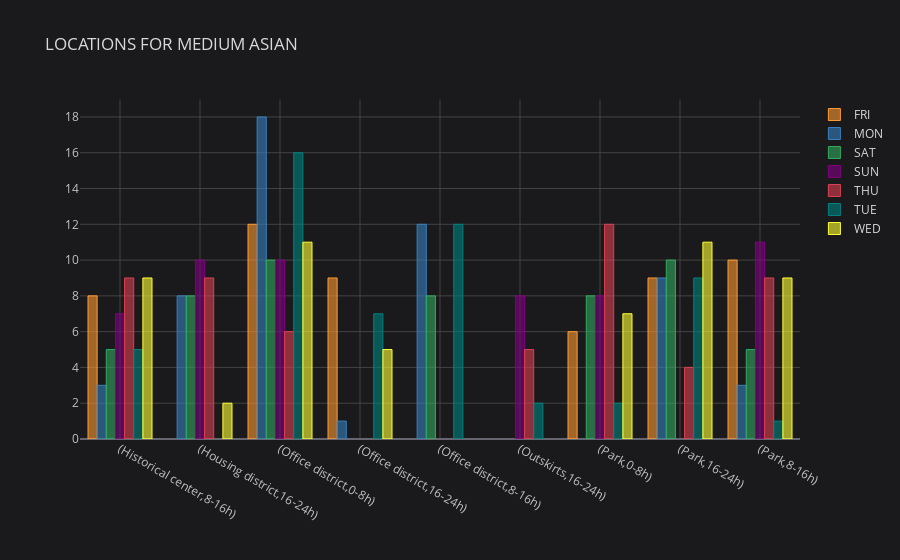

Notebook source saved alongside this figure:
### Code cell
medium_asian.iplot(kind='bar', title='LOCATIONS FOR MEDIUM ASIAN')

### Figure 1 — Plotly figure (JSON) as saved in the notebook; plotly's stock layout.template omitted (floating-point values rounded to 4 significant figures)
{"data": [{"marker": {"color": "rgba(255, 153, 51, 0.6)", "line": {"color": "rgba(255, 153, 51, 1.0)", "width": 1}}, "name": "FRI", "orientation": "v", "text": "", "x": ["(Historical center,8-16h)", "(Housing district,16-24h)", "(Office district,0-8h)", "(Office district,16-24h)", "(Office district,8-16h)", "(Outskirts,16-24h)", "(Park,0-8h)", "(Park,16-24h)", "(Park,8-16h)"], "y": [8.0, "", 12.0, 9.0, "", "", 6.0, 9.0, 10.0], "type": "bar"}, {"marker": {"color": "rgba(55, 128, 191, 0.6)", "line": {"color": "rgba(55, 128, 191, 1.0)", "width": 1}}, "name": "MON", "orientation": "v", "text": "", "x": ["(Historical center,8-16h)", "(Housing district,16-24h)", "(Office district,0-8h)", "(Office district,16-24h)", "(Office district,8-16h)", "(Outskirts,16-24h)", "(Park,0-8h)", "(Park,16-24h)", "(Park,8-16h)"], "y": [3.0, 8.0, 18.0, 1.0, 12.0, "", "", 9.0, 3.0], "type": "bar"}, {"marker": {"color": "rgba(50, 171, 96, 0.6)", "line": {"color": "rgba(50, 171, 96, 1.0)", "width": 1}}, "name": "SAT", "orientation": "v", "text": "", "x": ["(Historical center,8-16h)", "(Housing district,16-24h)", "(Office district,0-8h)", "(Office district,16-24h)", "(Office district,8-16h)", "(Outskirts,16-24h)", "(Park,0-8h)", "(Park,16-24h)", "(Park,8-16h)"], "y": [5.0, 8.0, 10.0, "", 8.0, "", 8.0, 10.0, 5.0], "type": "bar"}, {"marker": {"color": "rgba(128, 0, 128, 0.6)", "line": {"color": "rgba(128, 0, 128, 1.0)", "width": 1}}, "name": "SUN", "orientation": "v", "text": "", "x": ["(Historical center,8-16h)", "(Housing district,16-24h)", "(Office district,0-8h)", "(Office district,16-24h)", "(Office district,8-16h)", "(Outskirts,16-24h)", "(Park,0-8h)", "(Park,16-24h)", "(Park,8-16h)"], "y": [7.0, 10.0, 10.0, "", "", 8.0, 8.0, "", 11.0], "type": "bar"}, {"marker": {"color": "rgba(219, 64, 82, 0.6)", "line": {"color": "rgba(219, 64, 82, 1.0)", "width": 1}}, "name": "THU", "orientation": "v", "text": "", "x": ["(Historical center,8-16h)", "(Housing district,16-24h)", "(Office district,0-8h)", "(Office district,16-24h)", "(Office district,8-16h)", "(Outskirts,16-24h)", "(Park,0-8h)", "(Park,16-24h)", "(Park,8-16h)"], "y": [9.0, 9.0, 6.0, "", "", 5.0, 12.0, 4.0, 9.0], "type": "bar"}, {"marker": {"color": "rgba(0, 128, 128, 0.6)", "line": {"color": "rgba(0, 128, 128, 1.0)", "width": 1}}, "name": "TUE", "orientation": "v", "text": "", "x": ["(Historical center,8-16h)", "(Housing district,16-24h)", "(Office district,0-8h)", "(Office district,16-24h)", "(Office district,8-16h)", "(Outskirts,16-24h)", "(Park,0-8h)", "(Park,16-24h)", "(Park,8-16h)"], "y": [5.0, "", 16.0, 7.0, 12.0, 2.0, 2.0, 9.0, 1.0], "type": "bar"}, {"marker": {"color": "rgba(255, 255, 51, 0.6)", "line": {"color": "rgba(255, 255, 51, 1.0)", "width": 1}}, "name": "WED", "orientation": "v", "text": "", "x": ["(Historical center,8-16h)", "(Housing district,16-24h)", "(Office district,0-8h)", "(Office district,16-24h)", "(Office district,8-16h)", "(Outskirts,16-24h)", "(Park,0-8h)", "(Park,16-24h)", "(Park,8-16h)"], "y": [9.0, 2.0, 11.0, 5.0, "", "", 7.0, 11.0, 9.0], "type": "bar"}], "layout": {"legend": {"bgcolor": "#1A1A1C", "font": {"color": "#D9D9D9"}}, "paper_bgcolor": "#1A1A1C", "plot_bgcolor": "#1A1A1C", "title": {"font": {"color": "#D9D9D9"}, "text": "LOCATIONS FOR MEDIUM ASIAN"}, "xaxis": {"gridcolor": "#434343", "showgrid": true, "tickfont": {"color": "#C2C2C2"}, "title": {"font": {"color": "#D9D9D9"}, "text": ""}, "zerolinecolor": "#666570"}, "yaxis": {"gridcolor": "#434343", "showgrid": true, "tickfont": {"color": "#C2C2C2"}, "title": {"font": {"color": "#D9D9D9"}, "text": ""}, "zerolinecolor": "#666570"}}}
